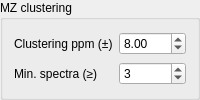
                              <widget class="QGroupBox" name="groupBox_5">
                               <property name="title">
                                <string>MZ clustering</string>
                               </property>
                               <layout class="QGridLayout" name="gridLayout_25">
                                <item row="1" column="0">
                                 <widget class="QLabel" name="label_45">
                                  <property name="text">
                                   <string>Min. spectra (≥)</string>
                                  </property>
                                 </widget>
                                </item>
                                <item row="1" column="1">
                                 <widget class="QSpinBox" name="minSpectraCount">
                                  <property name="minimum">
                                   <number>1</number>
                                  </property>
                                  <property name="maximum">
                                   <number>9999</number>
                                  </property>
                                  <property name="value">
                                   <number>3</number>
                                  </property>
                                 </widget>
                                </item>
                                <item row="0" column="1">
                                 <widget class="QDoubleSpinBox" name="clustPPM">
                                  <property name="minimum">
                                   <double>1.000000000000000</double>
                                  </property>
                                  <property name="value">
                                   <double>8.000000000000000</double>
                                  </property>
                                 </widget>
                                </item>
                                <item row="0" column="0">
                                 <widget class="QLabel" name="label_44">
                                  <property name="text">
                                   <string>Clustering ppm (±)</string>
                                  </property>
                                 </widget>
                                </item>
                               </layout>
                              </widget>
